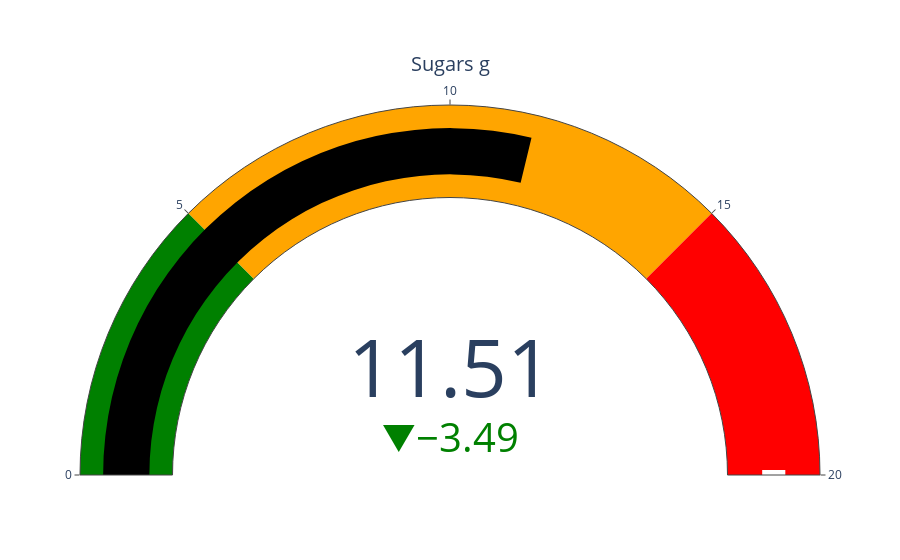
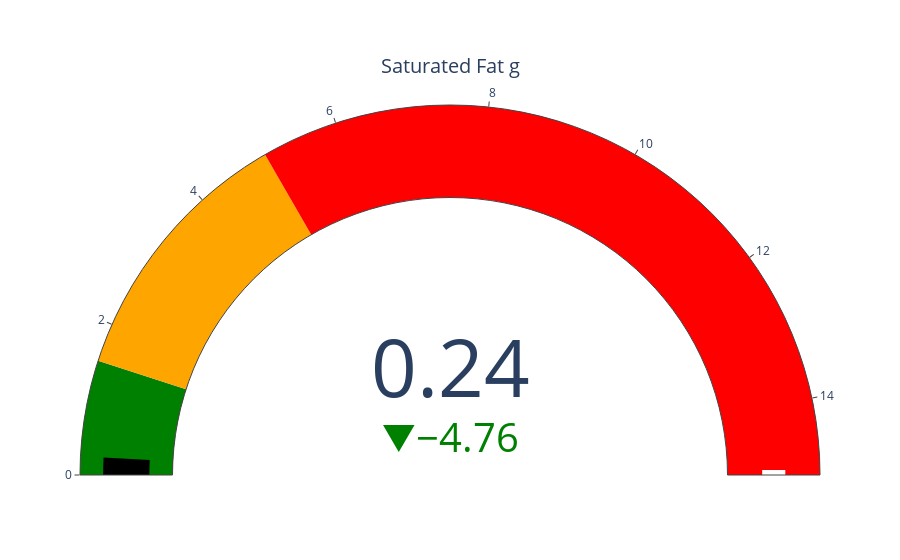
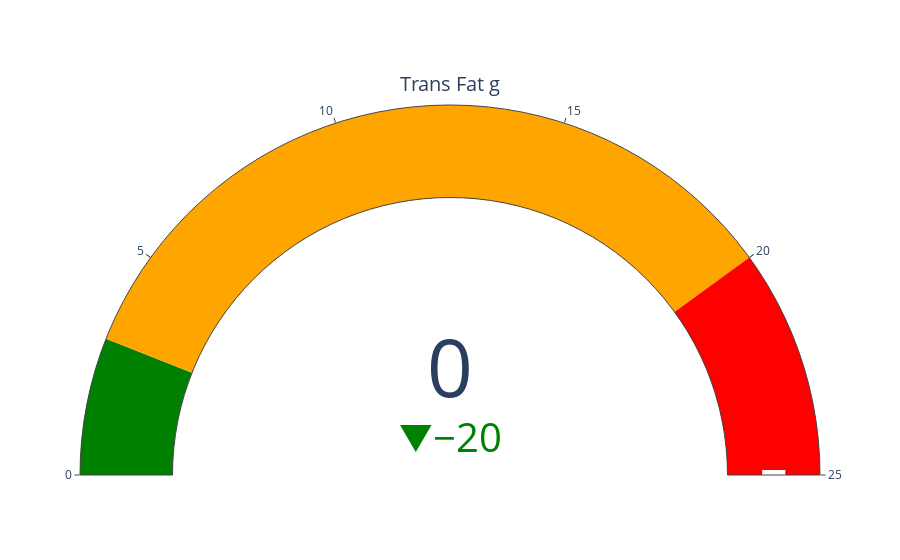
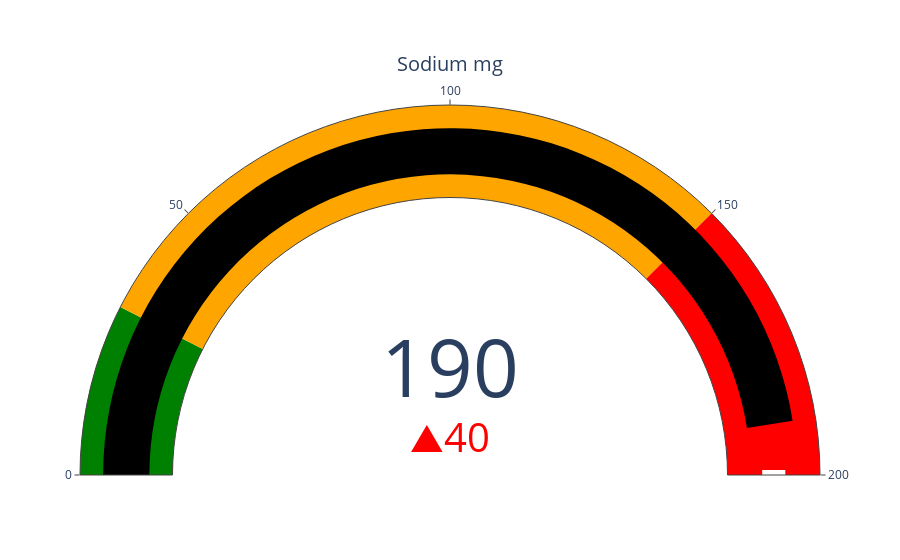

Notebook source saved alongside these figures, in order:
### Code cell
# calling the function nutrition plot(nut_plot) and passing the dataframe and observation index
# This plot will visualize the 4 main nutrition threats and highlight if the selected product within or exceed daily values
nut_plot(df,1)

### Figure 1 — Plotly figure (JSON) as saved in the notebook; plotly's stock layout.template omitted (floating-point values rounded to 4 significant figures)
{"data": [{"delta": {"decreasing": {"color": "green"}, "increasing": {"color": "red"}, "reference": 15}, "domain": {"x": [0, 1], "y": [1, 0]}, "gauge": {"axis": {"range": [null, 20], "tickwidth": 1}, "bar": {"color": "black"}, "steps": [{"color": "green", "range": [0, 5]}, {"color": "orange", "range": [5, 15]}, {"color": "red", "range": [15, 20]}], "threshold": {"line": {"color": "white", "width": 10}, "thickness": 0.25, "value": 20}}, "mode": "gauge+number+delta", "title": {"font": {"size": 20}, "text": "Sugars g"}, "type": "indicator", "value": 11.51}], "layout": {}}

### Figure 2 — Plotly figure (JSON) as saved in the notebook; plotly's stock layout.template omitted (floating-point values rounded to 4 significant figures)
{"data": [{"delta": {"decreasing": {"color": "green"}, "increasing": {"color": "red"}, "reference": 5}, "domain": {"x": [0, 1], "y": [1, 0]}, "gauge": {"axis": {"range": [null, 15], "tickwidth": 1}, "bar": {"color": "black"}, "steps": [{"color": "green", "range": [0, 1.5]}, {"color": "orange", "range": [1.5, 5]}, {"color": "red", "range": [5, 15]}], "threshold": {"line": {"color": "white", "width": 10}, "thickness": 0.25, "value": 15}}, "mode": "gauge+number+delta", "title": {"font": {"size": 20}, "text": "Saturated Fat g"}, "type": "indicator", "value": 0.24}], "layout": {}}

### Figure 3 — Plotly figure (JSON) as saved in the notebook; plotly's stock layout.template omitted (floating-point values rounded to 4 significant figures)
{"data": [{"delta": {"decreasing": {"color": "green"}, "increasing": {"color": "red"}, "reference": 20}, "domain": {"x": [0, 1], "y": [1, 0]}, "gauge": {"axis": {"range": [null, 25], "tickwidth": 1}, "bar": {"color": "black"}, "steps": [{"color": "green", "range": [0, 3]}, {"color": "orange", "range": [3, 20]}, {"color": "red", "range": [20, 25]}], "threshold": {"line": {"color": "white", "width": 10}, "thickness": 0.25, "value": 25}}, "mode": "gauge+number+delta", "title": {"font": {"size": 20}, "text": "Trans Fat g"}, "type": "indicator", "value": 0}], "layout": {}}

### Figure 4 — Plotly figure (JSON) as saved in the notebook; plotly's stock layout.template omitted (floating-point values rounded to 4 significant figures)
{"data": [{"delta": {"decreasing": {"color": "green"}, "increasing": {"color": "red"}, "reference": 150}, "domain": {"x": [0, 1], "y": [0, 1]}, "gauge": {"axis": {"range": [null, 200], "tickwidth": 1}, "bar": {"color": "black"}, "steps": [{"color": "green", "range": [0, 30]}, {"color": "orange", "range": [30, 150]}, {"color": "red", "range": [150, 200]}], "threshold": {"line": {"color": "white", "width": 10}, "thickness": 0.25, "value": 200}}, "mode": "gauge+number+delta", "title": {"font": {"size": 20}, "text": "Sodium mg"}, "type": "indicator", "value": 190}], "layout": {}}
